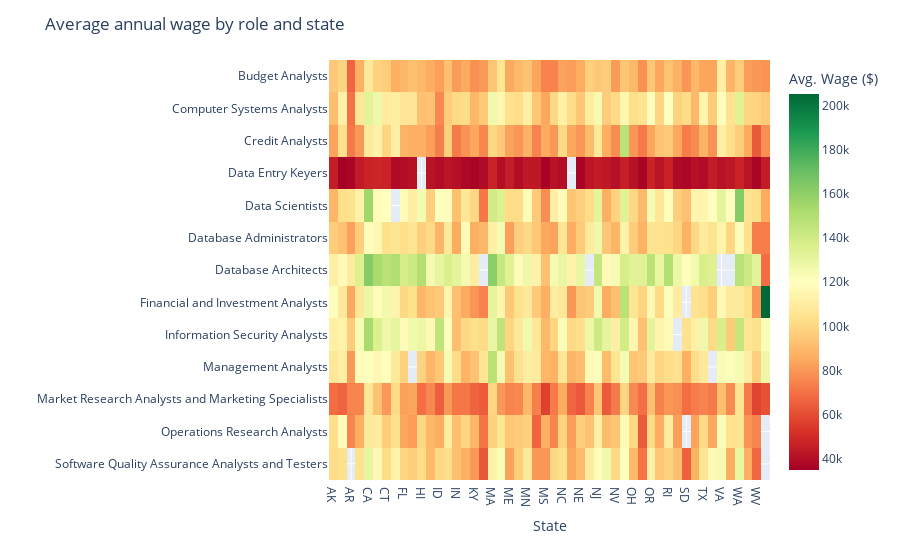

Notebook code for this chart:
### Markdown cell above
## Average Annual Wage by Role and State

We will use a heatmap to visualize the landscape of average annual wages across roles and states. We can immediately see that **Data Entry Keyers** have the lowest average wage across the entire United States. Looking further, **Database Architects** appear to have higher average salaries across multiple states, as their category frequently shows up among the top. However, since averages can be influenced by a few highly paid individuals, we should be cautious and verify this trend by examining the median values.

### Code cell
import plotly.express as px
import pandas as pd

# --- Define list of valid U.S. state abbreviations ---
us_states = [
    'AL','AK','AZ','AR','CA','CO','CT','DE','FL','GA','HI','ID','IL','IN','IA','KS','KY',
    'LA','ME','MD','MA','MI','MN','MS','MO','MT','NE','NV','NH','NJ','NM','NY','NC','ND',
    'OH','OK','OR','PA','RI','SC','SD','TN','TX','UT','VT','VA','WA','WV','WI','WY'
]

# --- Filter only U.S. states ---
filtered_df = data_roles_cleaned_df[data_roles_cleaned_df['prim_state'].isin(us_states)].copy()

# --- Create alphabetic state order ---
state_order = sorted(us_states)

# --- Pivot table for mean wages ---
pivot = (
    filtered_df
      .pivot_table(index='occ_title', columns='prim_state', values='a_mean')
      .sort_index()  # alphabetize roles
)

# --- Align to alphabetic state order ---
pivot = pivot[state_order]

# --- Plot heatmap ---
fig_heat = px.imshow(
    pivot,
    aspect='auto',
    color_continuous_scale='RdYlGn',
    origin='lower'
)

fig_heat.update_layout(
    title="Average annual wage by role and state",
    xaxis_title="State",
    yaxis_title="",
    yaxis_autorange='reversed',
    coloraxis_colorbar=dict(title="Avg. Wage ($)")
)

fig_heat.show()

### Figure 1 — Plotly figure (JSON) as saved in the notebook; plotly's stock layout.template omitted (floating-point values rounded to 4 significant figures; data arrays with more than 128 entries replaced by an {"elided": "..."} marker saying what was removed)
{"data": [{"coloraxis": "coloraxis", "hovertemplate": "prim_state: %{x}<br>occ_title: %{y}<br>color: %{z}<extra></extra>", "name": "0", "type": "heatmap", "x": ["AK", "AL", "AR", "AZ", "CA", "CO", "CT", "DE", "FL", "GA", "HI", "IA", "ID", "IL", "IN", "KS", "KY", "LA", "MA", "MD", "ME", "MI", "MN", "MO", "MS", "MT", "NC", "ND", "NE", "NH", "NJ", "NM", "NV", "NY", "OH", "OK", "OR", "PA", "RI", "SC", "SD", "TN", "TX", "UT", "VA", "VT", "WA", "WI", "WV", "WY"], "xaxis": "x", "y": ["Budget Analysts", "Computer Systems Analysts", "Credit Analysts", "Data Entry Keyers", "Data Scientists", "Database Administrators", "Database Architects", "Financial and Investment Analysts", "Information Security Analysts", "Management Analysts", "Market Research Analysts and Marketing Specialists", "Operations Research Analysts", "Software Quality Assurance Analysts and Testers"], "yaxis": "y", "z": {"elided": "13x50 float values"}}], "layout": {"coloraxis": {"colorbar": {"title": {"text": "Avg. Wage ($)"}}, "colorscale": [[0, "rgb(165,0,38)"], [0.1, "rgb(215,48,39)"], [0.2, "rgb(244,109,67)"], [0.3, "rgb(253,174,97)"], [0.4, "rgb(254,224,139)"], [0.5, "rgb(255,255,191)"], [0.6, "rgb(217,239,139)"], [0.7, "rgb(166,217,106)"], [0.8, "rgb(102,189,99)"], [0.9, "rgb(26,152,80)"], [1, "rgb(0,104,55)"]]}, "margin": {"t": 60}, "title": {"text": "Average annual wage by role and state"}, "xaxis": {"anchor": "y", "domain": [0, 1], "title": {"text": "State"}}, "yaxis": {"anchor": "x", "autorange": "reversed", "domain": [0, 1], "title": {"text": ""}}}}
